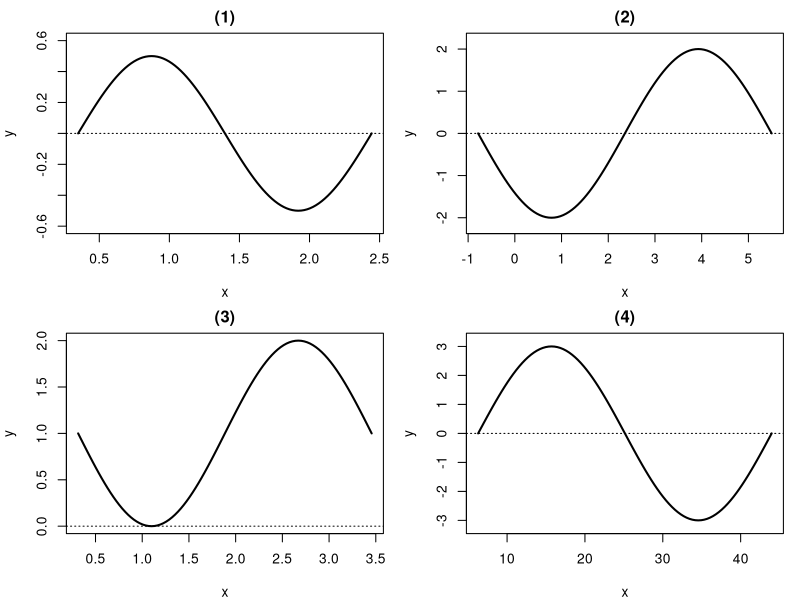
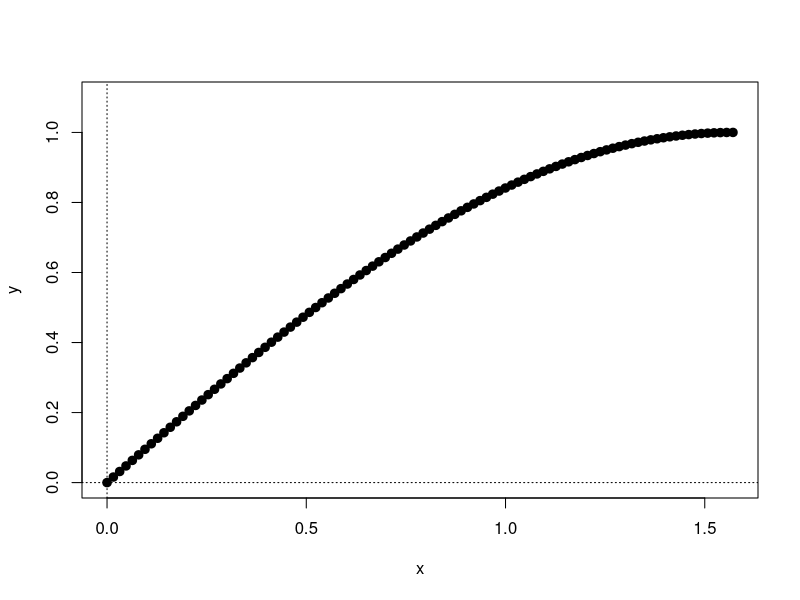
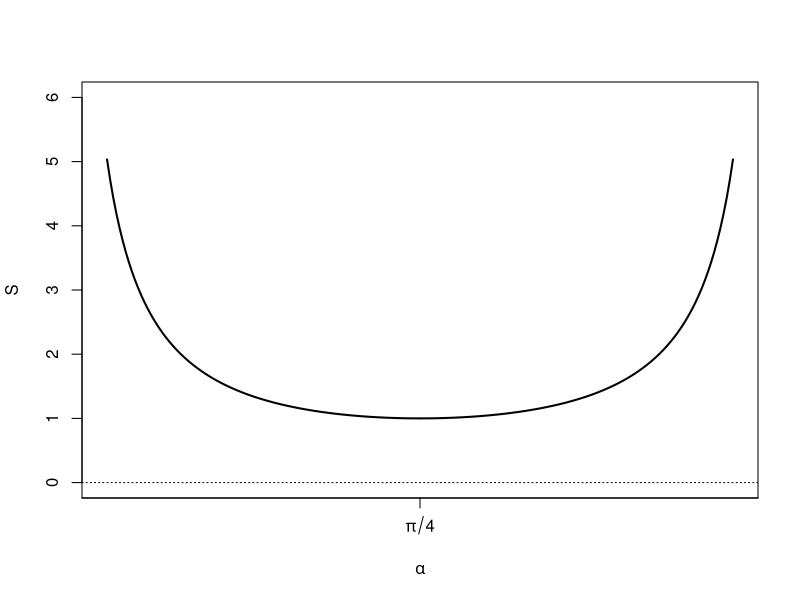

Write the R code that produced these figures, in order.
setwd("C:/Users/18904/Github/senior-mathematics/codes")
if(!dir.exists("../figures"))dir.create("../figures")
# week30: review trig graphs (30-1..30-3)
draw1=function(){
  par(mfrow=c(2,2),mar=c(4,4,2,1))
  curve(0.5*sin(3*x-pi/3),pi/9,pi/9+2*pi/3,lwd=2,xlab="x",ylab="y",main="(1)",ylim=c(-0.6,0.6))
  abline(h=0,lty=3)
  curve(-2*sin(x+pi/4),-pi/4,-pi/4+2*pi,lwd=2,xlab="x",ylab="y",main="(2)",ylim=c(-2.2,2.2))
  abline(h=0,lty=3)
  curve(1-sin(2*x-pi/5),pi/10,pi/10+pi,lwd=2,xlab="x",ylab="y",main="(3)",ylim=c(0,2))
  abline(h=0,lty=3)
  curve(3*sin(x/6-pi/3),2*pi,2*pi+12*pi,lwd=2,xlab="x",ylab="y",main="(4)",ylim=c(-3.2,3.2))
  abline(h=0,lty=3)
}
pdf("../figures/week30-1.pdf",width=8,height=8);draw1();dev.off()
svglite::svglite("../figures/week30-1.svg",width=8,height=8);draw1();dev.off()
draw2=function(){
  x=seq(0,pi/2,len=100)
  plot(x,sin(x),type="o",pch=19,lwd=2,ylim=c(0,1.1),xlab="x",ylab="y")
  abline(h=0,v=0,lty=3)
}
pdf("../figures/week30-2.pdf",width=4,height=4);draw2();dev.off()
svglite::svglite("../figures/week30-2.svg",width=4,height=4);draw2();dev.off()
draw3=function(){
  a=seq(0.1,pi/2-0.1,len=200)
  plot(a,1/sin(2*a),type="l",lwd=2,ylim=c(0,6),xlab=expression(alpha),ylab="S",xaxt="n")
  abline(h=0,v=0,lty=3)
  axis(1,at=c(0,pi/4,pi/2),labels=expression(0,pi/4,pi/2))
}
pdf("../figures/week30-3.pdf",width=4,height=4);draw3();dev.off()
svglite::svglite("../figures/week30-3.svg",width=4,height=4);draw3();dev.off()
